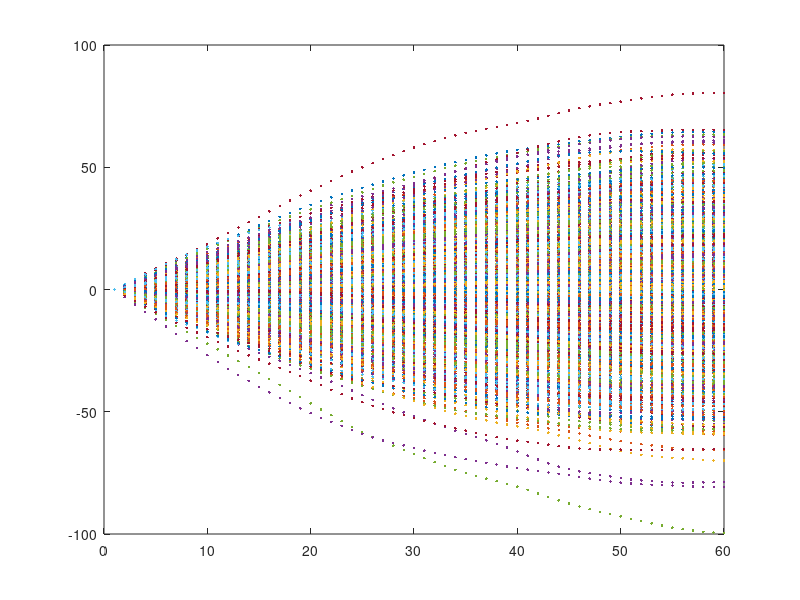
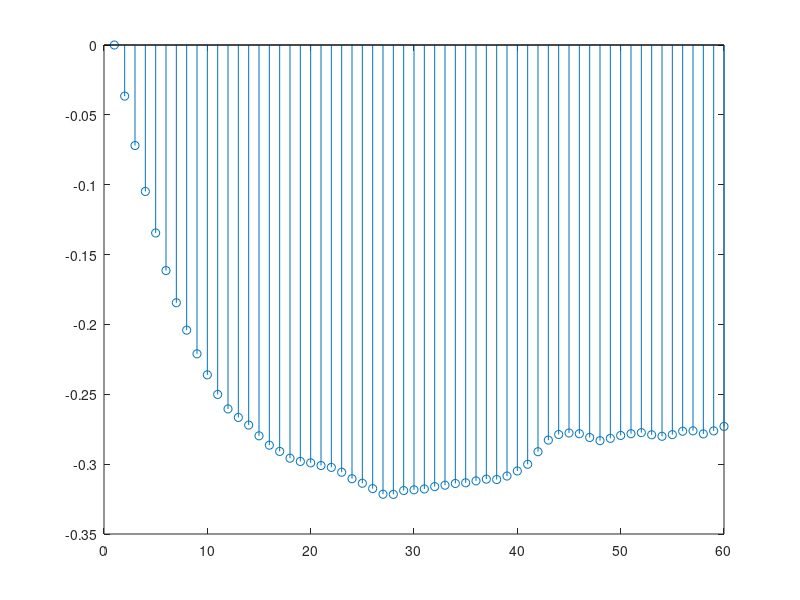
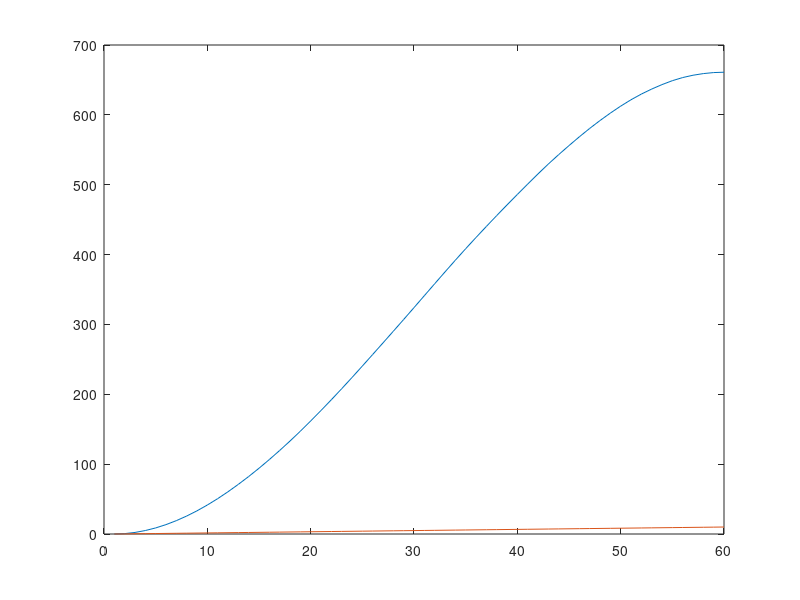

The MATLAB script that drew these images, in order:
% Activity Day 24
% Simuation of Wiener process by K-L expansion
clear all;

num_iterations = 1000;
T = 1;
t_steps = 100;
t = linspace(T/t_steps, T, t_steps);
s = 2;

step_noise = s .* (((rand(t_steps,num_iterations) > 0.5) .* 2) - 1);
w = cumsum(step_noise);

figure(1);
plot(repmat(t',1,100), w(:,1:100));

figure(2);
plot(t, var(w'))

%N = 100;
%for n = 1:N
%c_1 = sum(w * 
%t(1)
%t(100)

%return;


T = 10;
t = linspace(0, T, 60);
size(t)

N = 50;
alpha = 1;
s_squared = alpha * T;

w_t = 0 * t;
for iterations = 1:1000
    w_sum = 0*t;
    for n=-N:N
        omega_n = (2 * n + 1) * pi / (2 * T);
        lambda_n = alpha / (omega_n.^2);
        w_sum = w_sum + lambda_n * randn .* sin(omega_n .* t);
        %w_sum = w_sum + lambda_n * ((rand > 0.5) * 2 - 1) .* sin(omega_n .* t);
    end
    w_t(iterations,:) = sqrt(2/T) * w_sum;
end
size(w_t)

figure(1);
for k=1:1000
    plot(w_t(k,:), '.'); hold on;
end
hold off;

figure(2);
stem(mean(w_t))

figure(3);
plot(var(w_t));
hold on; plot(alpha * t); hold off;

%figure(3);
%plot(w_t);